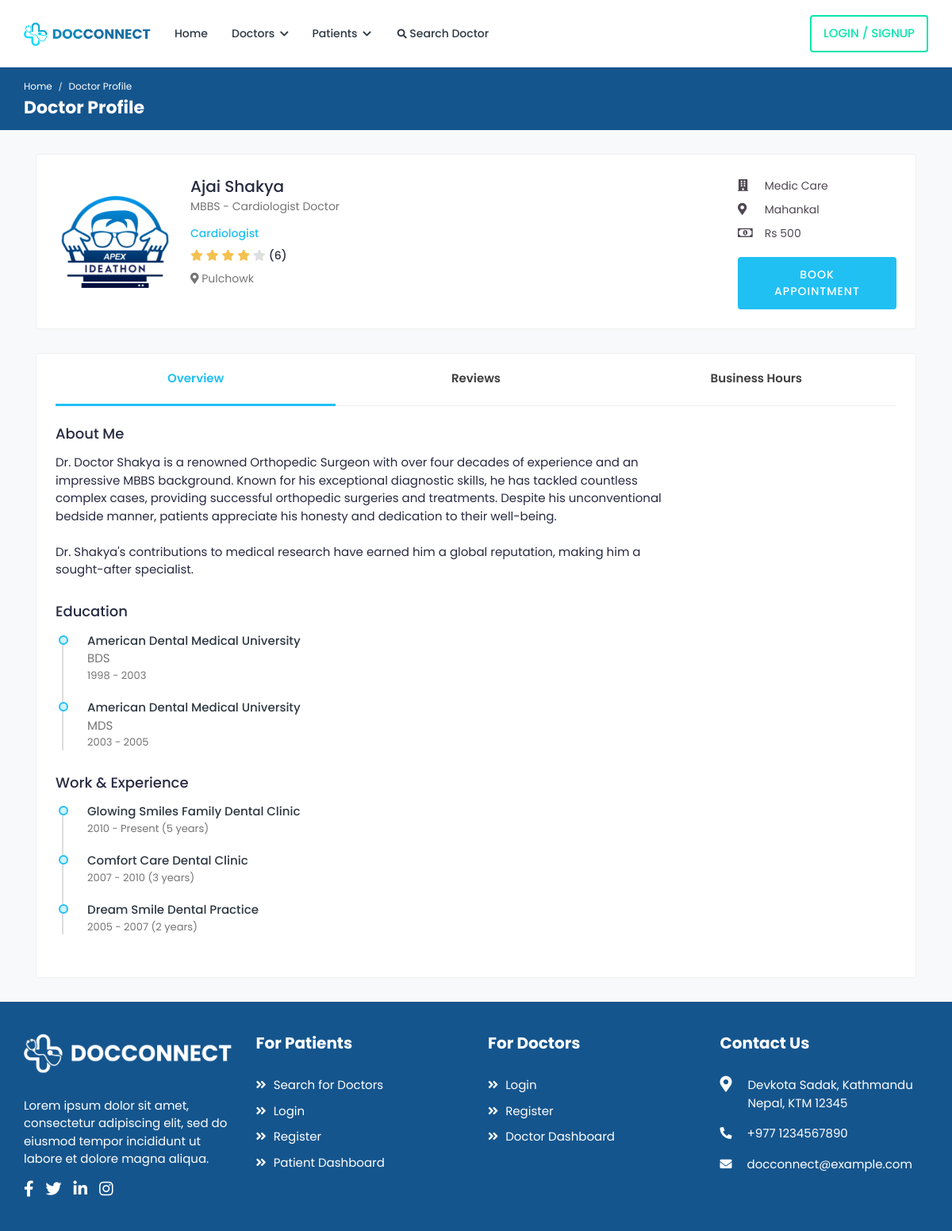
The app's page /doctor-profile/ajai-shakya with its own data.
### app/models.py (models this page shows, shortened)
class Doctor(models.Model):
    user = models.OneToOneField(User, on_delete=models.CASCADE)
    profile_pic = models.ImageField(default='default.png', null=True, blank=True) #stored in a separate media folder
    gender = models.ForeignKey(Gender, on_delete=models.CASCADE, null=True)
    specialization = models.ForeignKey(Specialization, on_delete=models.CASCADE, null=True)
    mobile = models.CharField(max_length=15, null=True, unique=True)
    dob = models.DateField(null=True)
    bio = models.TextField(blank=True)
    clinic_name = models.CharField(max_length=50, null=True)
    clinic_address = models.CharField(max_length=150, null=True)
    address = models.CharField(max_length=150, null=True)
    pricing = models.IntegerField(null=True)
    degree = models.CharField(max_length=10, null=True)
    experience = models.CharField(max_length=5, null=True)
    designation = models.CharField(max_length=30, null=True)
    slug = models.SlugField(default='', max_length=500, null=True, blank=True)
    def get_booking_url(self):
        return reverse("booking", kwargs={'slug': self.slug})

class Specialization(models.Model):
    title = models.CharField(max_length=20, null=True)
    def __str__(self):
        return self.title

### DAS/views.py (the view, shortened to what this page needs)
# urls.py: path('doctor-profile/<slug:slug>', views.DOCTOR_PROFILE, name='doctor-profile'),
def DOCTOR_PROFILE(request, slug):
    doctors = Doctor.objects.get(slug=slug)
    id = doctors.id
    doctor = Doctor.objects.filter(slug = slug)
    if doctor.exists():
        doctor = doctor.first()
    else:
        return redirect(request,'error/404.html')
    patient_id = request.user.id
    review_filter = Review.objects.filter(doctor_id=id)
    aggregated_review = Review.objects.filter(doctor=doctor).aggregate(
        average_rating=Avg('rating'),
        total_reviews=Count('id')
    )
    user = User.objects.filter(last_name = 'Patient').order_by('id')
    schedule = Schedule.objects.filter(doctor_id = id)
    context = {
        'review': review_filter,
        'user' : user,
        'doctor' : doctor,
        'aggregated_review': aggregated_review,
        'schedule' : schedule,
    }
    return render(request, 'main/doctor-profile.html', context)

### templates/main/doctor-profile.html (shortened to what this page needs)
<!DOCTYPE html>
<html lang="en">
<head>
	{%load static %}
		<link rel="stylesheet" href="{% static 'client-assets/css/bootstrap.min.css'%}">
		<link rel="stylesheet" href="{% static 'client-assets/plugins/fontawesome/css/fontawesome.min.css'%}">
		<link rel="stylesheet" href="{% static 'client-assets/plugins/fontawesome/css/all.min.css'%}">
		<link rel="stylesheet" href="{% static 'client-assets/plugins/fancybox/jquery.fancybox.min.css'%}">
		<link rel="stylesheet" href="{% static 'client-assets/css/style.css'%}">
	</head>
	<body>
		<div class="main-wrapper">
			{% include 'components/header.html' %}
			<div class="breadcrumb-bar">
				<div class="container-fluid">
					<div class="row align-items-center">
						<div class="col-md-12 col-12">
							<nav aria-label="breadcrumb" class="page-breadcrumb">
								<ol class="breadcrumb">
									<li class="breadcrumb-item"><a href="{% url 'index' %}">Home</a></li>
									<li class="breadcrumb-item active" aria-current="page">Doctor Profile</li>
								</ol>
							</nav>
							<h2 class="breadcrumb-title">Doctor Profile</h2>
						</div>
					</div>
				</div>
			</div>
			<div class="content">
				<div class="container">
					<div class="card">
						<div class="card-body">
							<div class="doctor-widget">
								<div class="doc-info-left d-flex align-items-center">
									<div class="doctor-img">
										<img src="{{doctor.profile_pic.url}}" class="img-fluid" alt="User Image">
									</div>
									<div class="doc-info-cont">
										<h4 class="doc-name">{{doctor.user.first_name}}</h4>
										<p class="doc-speciality">{{doctor.degree}} - {{doctor.designation}}</p>
										<h5 class="doc-department">{{doctor.specialization}}</h5>
										<div class="rating">
											<i class="fas fa-star {% if aggregated_review.average_rating|floatformat:0|add:0 >= 1 %}filled{% else %}empty{% endif %}"></i>
											<i class="fas fa-star {% if aggregated_review.average_rating|floatformat:0|add:0 >= 2 %}filled{% else %}empty{% endif %}"></i>
											<i class="fas fa-star {% if aggregated_review.average_rating|floatformat:0|add:0 >= 3 %}filled{% else %}empty{% endif %}"></i>
											<i class="fas fa-star {% if aggregated_review.average_rating|floatformat:0|add:0 >= 4 %}filled{% else %}empty{% endif %}"></i>
											<i class="fas fa-star {% if aggregated_review.average_rating|floatformat:0|add:0 >= 5 %}filled{% else %}empty{% endif %}"></i>
											<span class="d-inline-block average-rating">({{ aggregated_review.total_reviews }})</span>
										</div>
										<div class="clinic-details">
											<p class="doc-location"><i class="fas fa-map-marker-alt"></i> {{doctor.address}}</p>
										</div>
									</div>
								</div>
								<div class="doc-info-right">
									<div class="clini-infos">
										<ul>
											<li><i class="fas fa-building"></i> {{doctor.clinic_name}}</li>
											<li><i class="fas fa-map-marker-alt"></i> {{doctor.clinic_address}}</li>
											<li><i class="far fa-money-bill-alt"></i> Rs {{doctor.pricing}} </li>
										</ul>
									</div>
									<div class="clinic-booking">
										<a class="apt-btn" href="{{doctor.get_booking_url}}">Book Appointment</a>
									</div>
								</div>
							</div>
						</div>
					</div>
					<div class="card">
						<div class="card-body pt-0">
							<nav class="user-tabs mb-4">
								<ul class="nav nav-tabs nav-tabs-bottom nav-justified">
									<li class="nav-item">
										<a class="nav-link active" href="#doc_overview" data-toggle="tab">Overview</a>
									</li>
									<li class="nav-item">
										<a class="nav-link" href="#doc_reviews" data-toggle="tab">Reviews</a>
									</li>
									<li class="nav-item">
										<a class="nav-link" href="#doc_business_hours" data-toggle="tab">Business Hours</a>
									</li>
								</ul>
							</nav>
							<div class="tab-content pt-0">
								<div role="tabpanel" id="doc_overview" class="tab-pane fade show active">
									<div class="row">
										<div class="col-md-12 col-lg-9">
											<div class="widget about-widget">
												<h4 class="widget-title">About Me</h4>
												<p>
													{{ doctor.bio|linebreaksbr }}
												</p>
											</div>
											<div class="widget education-widget">
												<h4 class="widget-title">Education</h4>
												<div class="experience-box">
													<ul class="experience-list">
														<li>
															<div class="experience-user">
																<div class="before-circle"></div>
															</div>
															<div class="experience-content">
																<div class="timeline-content">
																	<a href="#/" class="name">American Dental Medical University</a>
																	<div>BDS</div>
																	<span class="time">1998 - 2003</span>
																</div>
															</div>
														</li>
														<li>
															<div class="experience-user">
																<div class="before-circle"></div>
															</div>
															<div class="experience-content">
																<div class="timeline-content">
																	<a href="#/" class="name">American Dental Medical University</a>
																	<div>MDS</div>
																	<span class="time">2003 - 2005</span>
																</div>
															</div>
														</li>
													</ul>
												</div>
											</div>
											<div class="widget experience-widget">
												<h4 class="widget-title">Work & Experience</h4>
												<div class="experience-box">
													<ul class="experience-list">
														<li>
															<div class="experience-user">
																<div class="before-circle"></div>
															</div>
															<div class="experience-content">
																<div class="timeline-content">
																	<a href="#/" class="name">Glowing Smiles Family Dental Clinic</a>
																	<span class="time">2010 - Present (5 years)</span>
																</div>
															</div>
														</li>
														<li>
															<div class="experience-user">
																<div class="before-circle"></div>
															</div>
															<div class="experience-content">
																<div class="timeline-content">
																	<a href="#/" class="name">Comfort Care Dental Clinic</a>
																	<span class="time">2007 - 2010 (3 years)</span>
																</div>
															</div>
														</li>
														<li>
															<div class="experience-user">
																<div class="before-circle"></div>
															</div>
															<div class="experience-content">
																<div class="timeline-content">
																	<a href="#/" class="name">Dream Smile Dental Practice</a>
																	<span class="time">2005 - 2007 (2 years)</span>
																</div>
															</div>
														</li>
													</ul>
												</div>
											</div>
										</div>
									</div>
								</div>
							</div>
						</div>
					</div>
				</div>
			</div>
			{% include 'components/footer.html' %}
		</div>
	</body>
</html>

### records on screen
Doctor: profile_pic (picture), user.first_name "Ajai Shakya", degree "MBBS", designation "Cardiologist Doctor", specialization "Cardiologist", address "Pulchowk", clinic_name "Medic Care", clinic_address "Mahankal", pricing "500", bio "Dr. Doctor Shakya is a renowned Orthopedic Surgeon with over four decades of experience and an impressive MBBS background. Known for his exceptional diagnostic skills, he has tackled countless complex cases, providing successful orthopedic surgeries and treatments. Despite his unconventional bedside manner, patients appreciate his honesty and dedication to their well-being. Dr. Shakya's contributions to medical research have earned him a global reputation, making him a sought-after specialist."

### other values on screen
{{ aggregated_review.total_reviews }} "6"
